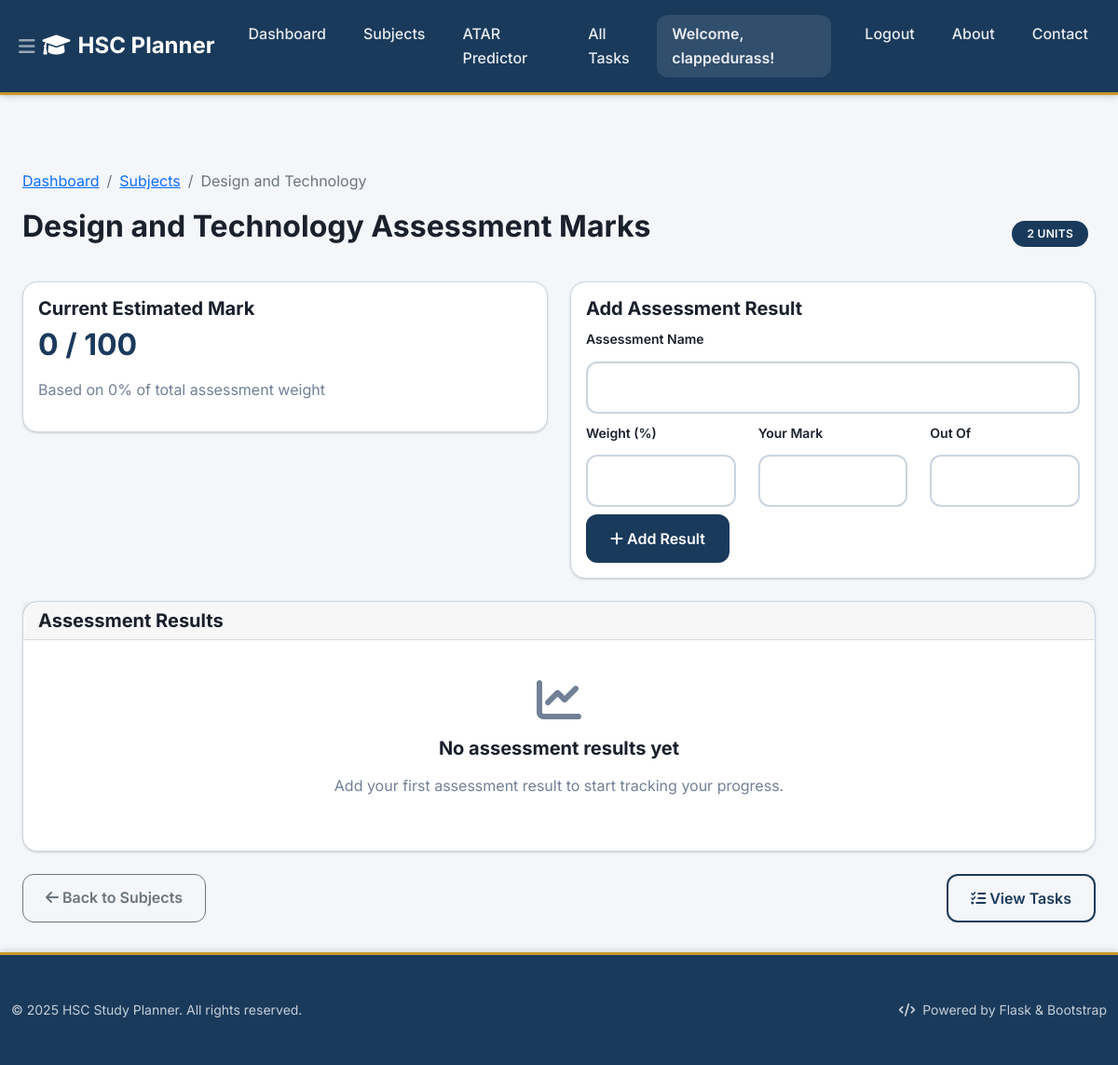
Page /subjects/25/marks (signed in) on the earlier database version.
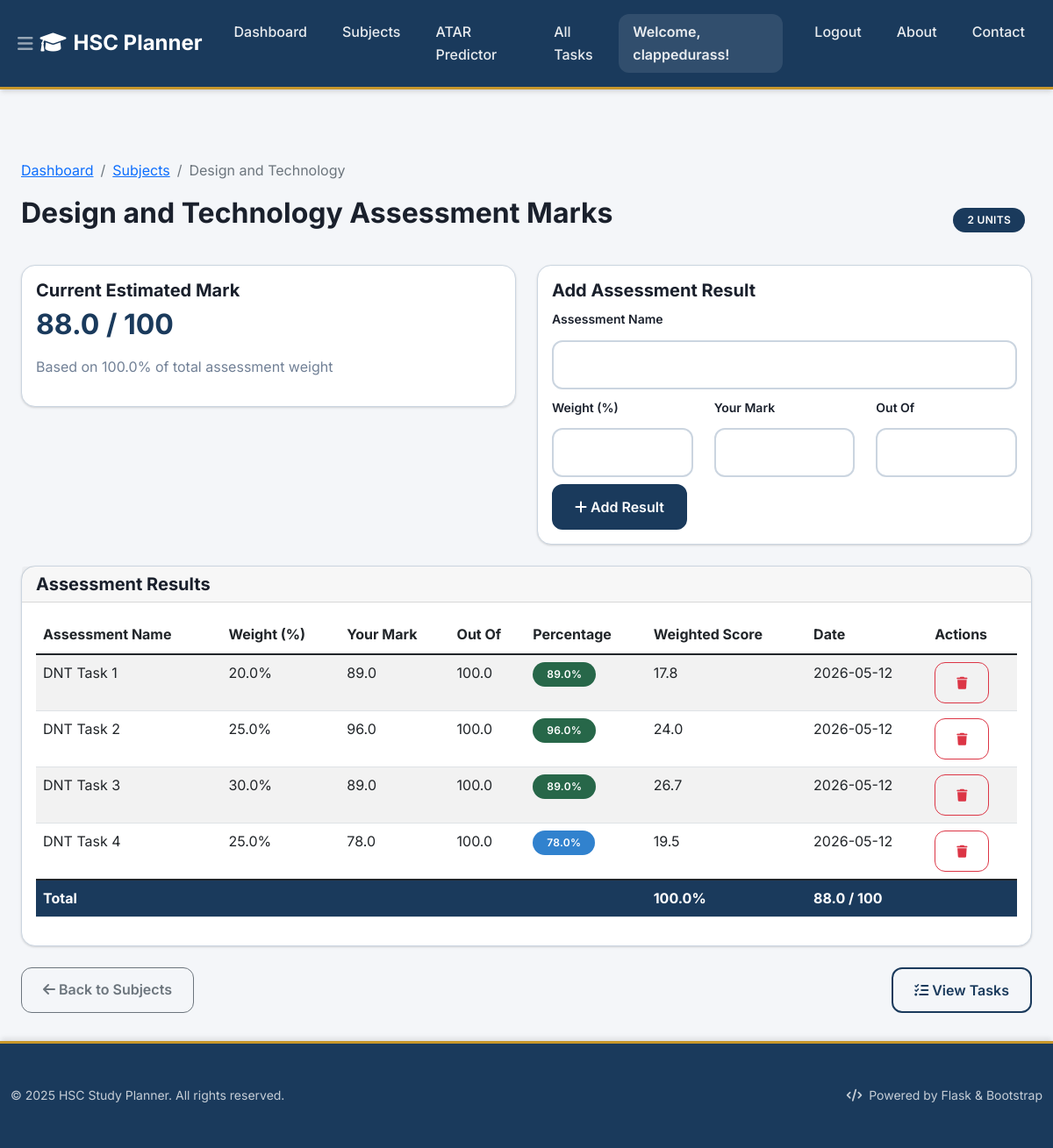
Same page on the later database version.
### tables this page shows
CREATE TABLE assessment_results (
    id INTEGER PRIMARY KEY AUTOINCREMENT,
    subject_id INTEGER NOT NULL,
    user_id INTEGER NOT NULL,
    task_name TEXT NOT NULL,
    weight REAL NOT NULL,                -- Percentage weight e.g. 30.0
    raw_mark REAL NOT NULL,              -- Mark achieved
    max_mark REAL NOT NULL,              -- Mark out of
    date_recorded TEXT,
    FOREIGN KEY (subject_id) REFERENCES subjects (id),
    FOREIGN KEY (user_id) REFERENCES users (id)
);

### Task_Organiser/app.py (the view)
    @app.route('/subjects/<int:subject_id>/marks')
    @login_required
    def subject_marks(subject_id):
        db = get_db()
        subject = db.execute('SELECT * FROM subjects WHERE id = ? AND user_id = ?',
                           (subject_id, g.user['id'])).fetchone()
        if subject is None:
            flash('Subject not found', 'error')
            return redirect(url_for('subjects'))
        assessment_results = db.execute('''
            SELECT * FROM assessment_results
            WHERE subject_id = ? AND user_id = ?
            ORDER BY date_recorded ASC
        ''', (subject_id, g.user['id'])).fetchall()
        results_list = []
        total_weighted_score = 0
        total_weight = 0
        for result in assessment_results:
            result_dict = dict(result)
            result_dict['percentage'] = round((result['raw_mark'] / result['max_mark']) * 100, 1) if result['max_mark'] > 0 else 0
            result_dict['weighted_score'] = round(result_dict['percentage'] * (result['weight'] / 100), 1)
            results_list.append(result_dict)
            total_weighted_score += result_dict['weighted_score']
            total_weight += result['weight']
        current_mark = round(total_weighted_score, 1) if total_weight > 0 else 0
        return render_template('marks.html',
                             subject=dict(subject),
                             assessment_results=results_list,
                             current_mark=current_mark,
                             total_weight=total_weight)

### Task_Organiser/app.py (called while the page is built)
def login_required(view):
    @wraps(view)
    def wrapped_view(**kwargs):
        if g.user is None:
            return redirect(url_for('login'))
        return view(**kwargs)
    return wrapped_view

### Task_Organiser/db.py (called while the page is built)
def get_db():
    if 'db' not in g:
        database_path = current_app.config['DATABASE']
        g.db = sqlite3.connect(database_path)
        g.db.row_factory = sqlite3.Row
    return g.db

### Task_Organiser/templates/marks.html (shortened to what the changed rows need)
{% extends "base.html" %}
{% block content %}
<div class="container mt-4">
    <div class="row">
        <div class="col-12">
            <div class="d-flex justify-content-between align-items-center mb-4">
                <h2>{{ subject.name }} Assessment Marks</h2>
            </div>
        </div>
    </div>
    <div class="row mb-4">
        <div class="col-md-6">
            <div class="card">
                <div class="card-body">
                    <h5 class="card-title">Current Estimated Mark</h5>
                    <h2 style="color: var(--primary);">{{ current_mark }} / 100</h2>
                    <p class="text-muted">Based on {{ total_weight }}% of total assessment weight</p>
                </div>
            </div>
        </div>
    </div>
    <div class="row">
        <div class="col-12">
            <div class="card">
                <div class="card-body">
                    {% if assessment_results %}
                        <div class="table-responsive">
                            <table class="table table-striped">
                                <thead>
                                    <tr>
                                        <th>Assessment Name</th>
                                        <th>Weight (%)</th>
                                        <th>Your Mark</th>
                                        <th>Out Of</th>
                                        <th>Percentage</th>
                                        <th>Weighted Score</th>
                                        <th>Date</th>
                                        <th>Actions</th>
                                    </tr>
                                </thead>
                                <tbody>
                                    {% for result in assessment_results %}
                                    <tr>
                                        <td>{{ result.task_name }}</td>
                                        <td>{{ result.weight }}%</td>
                                        <td>{{ result.raw_mark }}</td>
                                        <td>{{ result.max_mark }}</td>
                                        <td>
                                            <span class="badge" {% if result.percentage >= 85 %}style="background: var(--success);"{% elif result.percentage >= 75 %}style="background: var(--info);"{% elif result.percentage >= 65 %}style="background: var(--warning);"{% else %}style="background: var(--danger);"{% endif %}>
                                                {{ result.percentage }}%
                                            </span>
                                        </td>
                                        <td>{{ result.weighted_score }}</td>
                                        <td>{{ result.date_recorded[:10] if result.date_recorded else 'N/A' }}</td>
                                        <td>
                                            <form method="POST" action="{{ url_for('delete_assessment_result', subject_id=subject.id, result_id=result.id) }}"
                                                  onsubmit="return confirm('Are you sure you want to delete this assessment result?')">
                                                <button type="submit" class="btn btn-sm btn-outline-danger">
                                                    <i class="fas fa-trash"></i>
                                                </button>
                                            </form>
                                        </td>
                                    </tr>
                                    {% endfor %}
                                </tbody>
                                <tfoot>
                                    <tr style="background: var(--primary); color: white;">
                                        <th colspan="5">Total</th>
                                        <th>{{ total_weight }}%</th>
                                        <th colspan="2">{{ current_mark }} / 100</th>
                                    </tr>
                                </tfoot>
                            </table>
                        </div>
                    {% else %}
                        <div class="text-center py-4">
                            <i class="fas fa-chart-line fa-3x text-muted mb-3"></i>
                            <h5>No assessment results yet</h5>
                            <p class="text-muted">Add your first assessment result to start tracking your progress.</p>
                        </div>
                    {% endif %}
                </div>
            </div>
        </div>
    </div>
</div>
{% endblock %}

Differences in the rows shown:
added assessment_results: task_name "DNT Task 1", weight "20.0", raw_mark "89.0", max_mark "100.0", percentage "89.0", weighted_score "17.8", date_recorded "2026-05-12"
added assessment_results: task_name "DNT Task 2", weight "25.0", raw_mark "96.0", max_mark "100.0", percentage "96.0", weighted_score "24.0", date_recorded "2026-05-12"
added assessment_results: task_name "DNT Task 3", weight "30.0", raw_mark "89.0", max_mark "100.0", percentage "89.0", weighted_score "26.7", date_recorded "2026-05-12"
added assessment_results: task_name "DNT Task 4", weight "25.0", raw_mark "78.0", max_mark "100.0", percentage "78.0", weighted_score "19.5", date_recorded "2026-05-12"
Other differences:
{{ current_mark }}: "0" → "88.0"
{{ total_weight }}: "0" → "100.0"
{{ total_weight }}: (not shown) → "100.0"
{{ current_mark }}: (not shown) → "88.0"
text no longer shown: "No assessment results yet Add your first assessment result to start tracking your progress."
text now shown: "Assessment Name Weight (%) Your Mark Out Of Percentage Weighted Score Date Actions Total % / 100"
